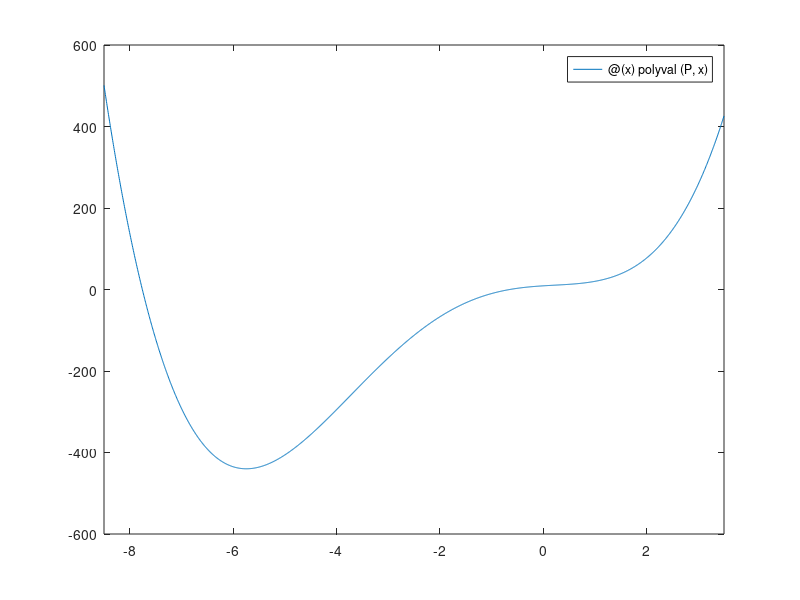

Reproduce this figure in MATLAB. (Note: this script raises an error after producing the figure.)
% Numerical Methods, project B No. 10
% Find all (real and complex) roots of the polynomial
% f(x) = a4x4+ a3x3+ a2x2+a1x+a0, [a4 a3 a2 a1 a0] = [1 7 -5 8 9]
% a) the Muller method 1,
% b) the Muller method 2,
% c) the Newton's method.
%
% Clear the work space
clc;clear;close all;
format short;

% Define the function and its derivatives.
P = [1 7 -5 8 9];           % Coefficients of the polynomial
dP = polyder(P);            % Coefficients of the 1st derivative
dP2 = polyder(dP);          % Coefficients of the 2nd derivative
f = @(x) polyval(P,x);      % Anonymous function for the polynomial
df = @(x) polyval(dP,x);    % Anonymous function for the 1st derivative
df2 = @(x) polyval(dP2,x);  % Anonymous function for the 2nd derivative

% Define other constants to use in the program
tol = 1e-10; % Set the toleance
mm1_roots = zeros(4,1);
mm2_roots = zeros(4,1);
newt_roots = zeros(2,1);

% Visualize the function revealing all x-intercepts 
figure() % Figure 1
fplot(f,[-8.5 ,3.5])
yline(0);xline(0);grid on;
xlabel('x');ylabel('f(x)');grid on 
title('f(x)= x^4 + 7x^3 - 5x^2 + 8x + 9 ')


%% Solve for all Roots using MM1
% Finding first root
IP1 = [-6,-7,-8];% First set of INITIAL POINTS
mm1_X1 = MM1(P, IP1(1), IP1(2), IP1(3), tol);
mm1_roots(1) = mm1_X1(end); % Store the first Root

% Finding second root
IP2 = [-2,1,2];% Second set of INITIAL POINTS
mm1_X2 = MM1(P, IP2(1), IP2(2), IP2(3), tol);
mm1_roots(2) = mm1_X2(end); % Store the second Root

% Finding third root
IP3 = [1+0.5i,1+1i,1+1.5i];% Third set of INITIAL POINTS
mm1_X3 = MM1(P, IP3(1), IP3(2), IP3(3), tol);
mm1_roots(3) = mm1_X3(end); % Store the third Root

% Finding fourth root
IP4 = [1-0.5i,1-1i,1-1.5i];% Fourth set of INITIAL POINTS
mm1_X4 = MM1(P, IP4(1), IP4(2), IP4(3), tol);
mm1_roots(4) = mm1_X4(end); % Store the fourth Root

% Display Results 
% display(mm1_roots, 'Roots by MM1')

% Plot the results
figure;hold on;
fplot(f,[-8.5 ,3.5]);
realRoots = mm1_roots(abs(imag(mm1_roots)) <1e-10);
rr = real(realRoots);frr = f(rr);
plot(IP1,f(IP1),'sr','MarkerFaceColor','r')
plot(IP2,f(IP2),'sg','MarkerFaceColor','g')
plot(rr,frr,'*r')
yline(0);xline(0)
grid on;xlabel('x');ylabel('f(x)');
title('Real roots with MM1');
legend('f(x)','1st Intial points','2nd Intial points','roots',...
    'location','southeast');

%% Solve for all Roots using MM2)
IG = [-6, -2,1+0.5i,1-0.5i];% mm2 Initial Points

% Finding first root
mm2_X1 = MM2(P, dP, dP2, IG(1), tol);
mm2_roots(1) = mm2_X1(end); % Store the first Root

% Finding second root
mm2_X2 = MM2(P, dP, dP2, IG(2), tol);
mm2_roots(2) = mm2_X2(end); % Store the second Root

% Finding third root
mm2_X3 = MM2(P, dP, dP2, IG(3), tol);
mm2_roots(3) = mm2_X3(end); % Store the third Root

% Finding fourth root
mm2_X4 = MM2(P, dP, dP2, IG(4), tol);
mm2_roots(4) = mm2_X4(end); % Store the fourth Root

% Plot the results
figure;hold on; 
fplot(f,[-8.5 ,3.5]);
realRoots2 = mm2_roots(abs(imag(mm2_roots)) <1e-10);
rr2 = real(realRoots2);frr2 = f(rr2);
plot(IG(1),f(IG(1)),'sr','MarkerFaceColor','r')
plot(IG(2),f(IG(2)),'sg','MarkerFaceColor','g')
plot(rr2,frr2,'*r')
yline(0);xline(0)
grid on;xlabel('x');ylabel('f(x)');
title('Real roots with MM2');
legend('f(x)','1st Intial point','2nd Intial point','roots',...
    'location','southeast');

%% APPLY NEWTON METHOD
% Finding first root
newt_X1 = Newton_Method(f, df, IG(1), tol);
newt_roots(1) = newt_X1(end); % Store the first Root

% Finding second root
newt_X2 = Newton_Method(f, df, IG(2), tol);
newt_roots(2) = newt_X2(end); % Store the first Root

% Plot the results
figure;hold on;
fplot(f,[-8.5 ,3.5]);
plot(IG(1),f(IG(1)),'sr','MarkerFaceColor','r')
plot(IG(2),f(IG(2)),'sg','MarkerFaceColor','g')
plot(newt_roots,f(newt_roots),'*r')
yline(0);xline(0)
grid on;xlabel('x');ylabel('f(x)');
title('Real roots with NEWTON METHOD');
legend('f(x)','1st Intial point','2nd Intial point','roots',...
    'location','southeast');

%% Display and Compare the methods
fprintf('Roots by MM1\n')
nMM1 = [length(mm1_X1),length(mm1_X2),length(mm1_X3),length(mm1_X4)];
MM1sol = [mm1_roots(:),f(mm1_roots(:)),nMM1(:)];
fprintf('r1 = %7.4f%+7.4fi      f(r1) = %7.5e    Iter = %g\n',...
    real(MM1sol(1,1)),imag(MM1sol(1,1)),MM1sol(1,2),MM1sol(1,3))
fprintf('r2 = %7.4f%+7.4fi      f(r2) = %7.5e    Iter = %g\n',...
    real(MM1sol(2,1)),imag(MM1sol(2,1)),MM1sol(2,2),MM1sol(2,3))
fprintf('r3 = %7.4f%+7.4fi      f(r3) = %7.5e    Iter = %g\n',...
    real(MM1sol(3,1)),imag(MM1sol(3,1)),MM1sol(3,2),MM1sol(3,3))
fprintf('r4 = %7.4f%+7.4fi      f(r4) = %7.5e    Iter = %g\n',...
    real(MM1sol(4,1)),imag(MM1sol(4,1)),MM1sol(4,2),MM1sol(4,3))

fprintf('\r\rRoots by MM2\n')
nMM2 = [length(mm2_X1),length(mm2_X2),length(mm2_X3),length(mm2_X4)];
MM2sol = [mm2_roots(:),f(mm2_roots(:)),nMM2(:)];
fprintf('r1 = %7.4f%+7.4fi      f(r1) = %7.5e    Iter = %g\n',...
    real(MM2sol(1,1)),imag(MM2sol(1,1)),MM2sol(1,2),MM2sol(1,3))
fprintf('r2 = %7.4f%+7.4fi      f(r2) = %7.5e    Iter = %g\n',...
    real(MM2sol(2,1)),imag(MM2sol(2,1)),MM2sol(2,2),MM2sol(2,3))
fprintf('r3 = %7.4f%+7.4fi      f(r3) = %7.5e    Iter = %g\n',...
    real(MM2sol(3,1)),imag(MM2sol(3,1)),MM2sol(3,2),MM2sol(3,3))
fprintf('r4 = %7.4f%+7.4fi      f(r4) = %7.5e    Iter = %g\n',...
    real(MM2sol(4,1)),imag(MM2sol(4,1)),MM2sol(4,2),MM2sol(4,3))

fprintf('\r\rRoots by Newton Method\n')
nNewt = [length(newt_X1),length(newt_X2)];
newtsol = [newt_roots(:),f(newt_roots(:)),nNewt(:)];
fprintf('r1 = %7.4f     f(r1) = %7.5e    Iter = %g\n',...
    newtsol(1,1),newtsol(1,2),newtsol(1,3))
fprintf('r2 = %7.4f     f(r2) = %7.5e    Iter = %g\n',...
    newtsol(2,1),newtsol(2,2),newtsol(2,3))

% A comparison of the results containing a table with all successive
% iteration points for the first root
%************************************************************************
fprintf('\r\r')
iter_mm1 = [1:length(mm1_X1)]';
roots_mm1 = mm1_X1(:);
funValue_mm1 = f(mm1_X1(:));
MM1_Table = table(iter_mm1,roots_mm1,funValue_mm1); 
disp(MM1_Table)
%************************************************************************
iter_mm2 = [1:length(mm2_X1)]';
roots_mm2 = mm2_X1(:);
funValue_mm2 = f(mm2_X1(:));
MM2_Table = table(iter_mm2,roots_mm2,funValue_mm2); 
disp(MM2_Table)

%************************************************************************
iter_newt = [1:length(newt_X1)]';
roots_newt = newt_X1(:);
funValue_newt = f(newt_X1(:));
newt_Table = table(iter_newt,roots_newt,funValue_newt); 
disp(newt_Table)